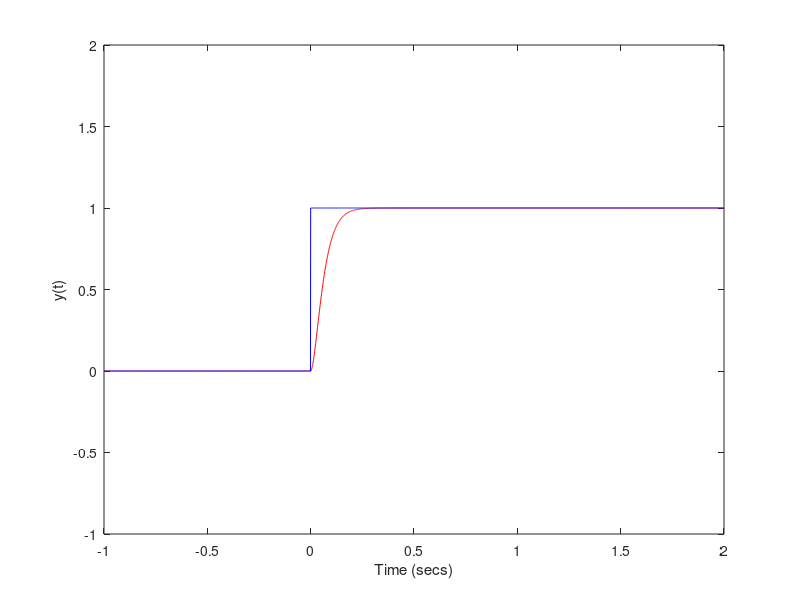

Write MATLAB code to recreate this figure.
%function susp(M, k, beta);
% SUSP Simulate suspension
% susp(M, k, beta)
%
% % Produces a plot of the displacement of the suspension, x,
% as a function of time, given parameters
% M (mass), k (spring constant) and beta (damping)
%
% Farnam Adelkhani (9-23-2016)

clc;
M = 1;
k = 900;
beta = 60;

F = k;
t = -1:0.001:2; % 1 msec increments -1 -> 2s
f = [zeros(1,1000),ones(1,2001)]; %setup array
sys = tf(F/M,[1 beta/M k/M]); %create transfer fun. model
        %F/M  reps the rt side of the diff eq. 1 beta/M k/M left side
y = lsim(sys,f,t); %Simulate time response of dynamic system
figure(1);    
plot(t,y,'r',t,f,'b');
    ylim([-1 2]);
    xlabel('Time (secs)');
    ylabel('y(t)');
warning off;
